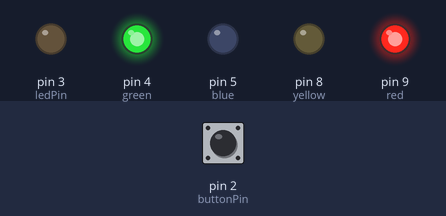
The sketch below on a simulated Arduino Uno, built with avr-gcc and run on an emulated ATmega328P. Parts: output pins drawn as LEDs (lit = HIGH). Inputs (shaded band) come from the test bench; at power-on: pin 2 (buttonPin) HIGH.

Above: at 1.1 s.
At 3.1 s:
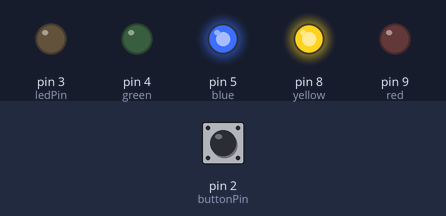
Timing chart, 0 to 4.7 s (numbered marks = the images above):
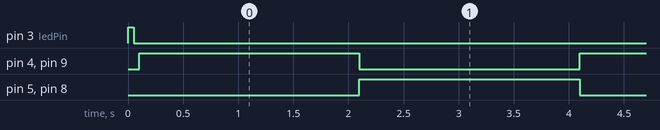

Measured:
- by itself, pin 4 (green), pin 5 (blue), pin 8 (yellow), pin 9 (red): alternates HIGH for 2.0 s and LOW for 2.0 s

The sketch:

W09_07_botBase_1.ino
```cpp
// W10_04_botBase_1

const int green  = 4 ; // where is the circuit ?
const int blue   = 5 ; // where is the circuit?
const int yellow = 8 ; // where is the circuit?
const int red    = 9 ;

int buttonPin =   2 ;  // circuits are where?
int ledPin    =   3 ;

void setup() {
  // put your setup code here, to run once:
  pinMode ( green,  OUTPUT );   // output because we are sending a signal out
  pinMode ( blue,   OUTPUT );   // output because we are sending a signal out
  pinMode ( red,    OUTPUT );   // output because we are sending a signal out
  pinMode ( yellow, OUTPUT );   // output because we are sending a signal out

  pinMode(buttonPin, INPUT  );
  pinMode(ledPin,    OUTPUT );

  // comment out line below if you don't have button setup on pin 2
  waitForButtonPress(); // in HCI tab

}

void loop() {

  forward();
  delay(2000);

  backward();
  delay(2000);

  //  stop();
  //  delay(1000);

}
```

HCI.ino
```cpp
void waitForButtonPress() {

  do {
    // what does this block do ?
    digitalWrite(ledPin, 1);
    delay(50);
    digitalWrite(ledPin, 0);
    delay(50);
    //
  } while ( digitalRead( buttonPin ) == 0 ); // while NOT pressed, DO (loop)

}
```

basicMoves.ino
```cpp
void forward() {
  // move bot forward
   digitalWrite( green, 1 ); // HIGH
   digitalWrite( blue,  0 ); // LOW

   digitalWrite( red,    1 ); // HIGH
   digitalWrite( yellow, 0 ); // LOW
}

void backward(){
 // move bot backward
   digitalWrite( green,  0 );
   digitalWrite( blue,   1 );

   digitalWrite( red,    0 );
   digitalWrite( yellow, 1 );
}

void stop() {
   // stop
   digitalWrite( green,  0 );
   digitalWrite( blue,   0 );

   digitalWrite( red,    0 );
   digitalWrite( yellow, 0 );
}

void left(){


}

void right(){

}
```
